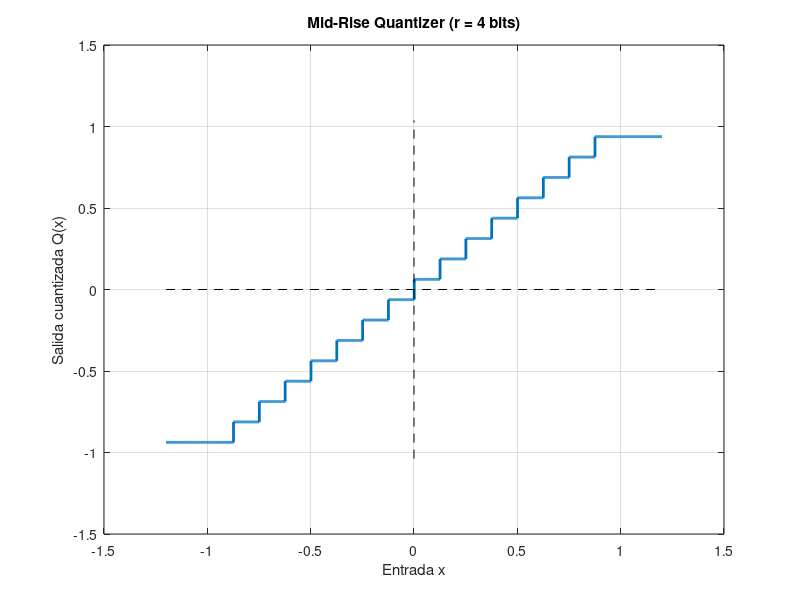
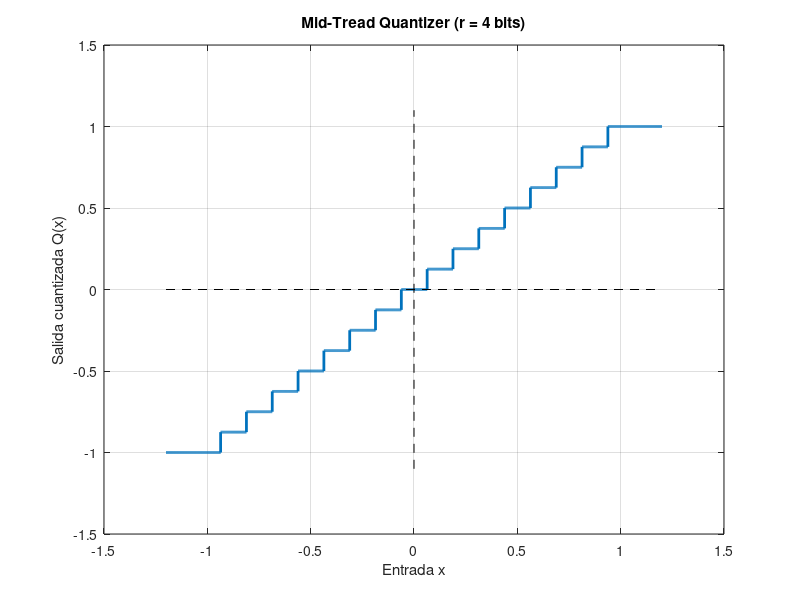

These charts were generated, in order, by the following MATLAB code:
% Parámetros
r = 4;                     % Número de bits
L = 2^r;                   % Niveles de cuantización
xmin = -1;                 % Valor mínimo de entrada
xmax = 1;                  % Valor máximo de entrada
Delta = (xmax - xmin)/L;   % Paso de cuantización (Δ)

% Señal de entrada (puedes cambiarla)
x = linspace(-1.2, 1.2, 1000);  % Señal de entrada

%% MID-RISE

x_q = sign(x) .* (floor(abs(x)/Delta) + 0.5) * Delta;

% Limitar valores fuera de rango (clipping)
x_q(x > xmax) = xmax - Delta/2;
x_q(x < xmin) = xmin + Delta/2;

% Graficar
figure;
stairs(x, x_q, 'LineWidth', 2);
xlabel('Entrada x');
ylabel('Salida cuantizada Q(x)');
title(['Mid-Rise Quantizer (r = ', num2str(r), ' bits)']);
grid on;

% Ejes centrados (X=0 e Y=0)
hold on;
plot([xmin-0.2 xmax+0.2], [0 0], 'k--'); % eje X
plot([0 0], [min(x_q)-0.1 max(x_q)+0.1], 'k--'); % eje Y

%% MID-THREAD

% Cuantización mid-tread
x_q = round(x / Delta) * Delta;

% Limitar valores fuera de rango (clipping)
x_q(x > xmax) = xmax;
x_q(x < xmin) = xmin;

% Gráfico
figure;
stairs(x, x_q, 'LineWidth', 2);
xlabel('Entrada x');
ylabel('Salida cuantizada Q(x)');
title(['Mid-Tread Quantizer (r = ', num2str(r), ' bits)']);
grid on;

% Ejes centrados (X=0 e Y=0)
hold on;
plot([xmin-0.2 xmax+0.2], [0 0], 'k--'); % eje X
plot([0 0], [min(x_q)-0.1 max(x_q)+0.1], 'k--'); % eje Y
